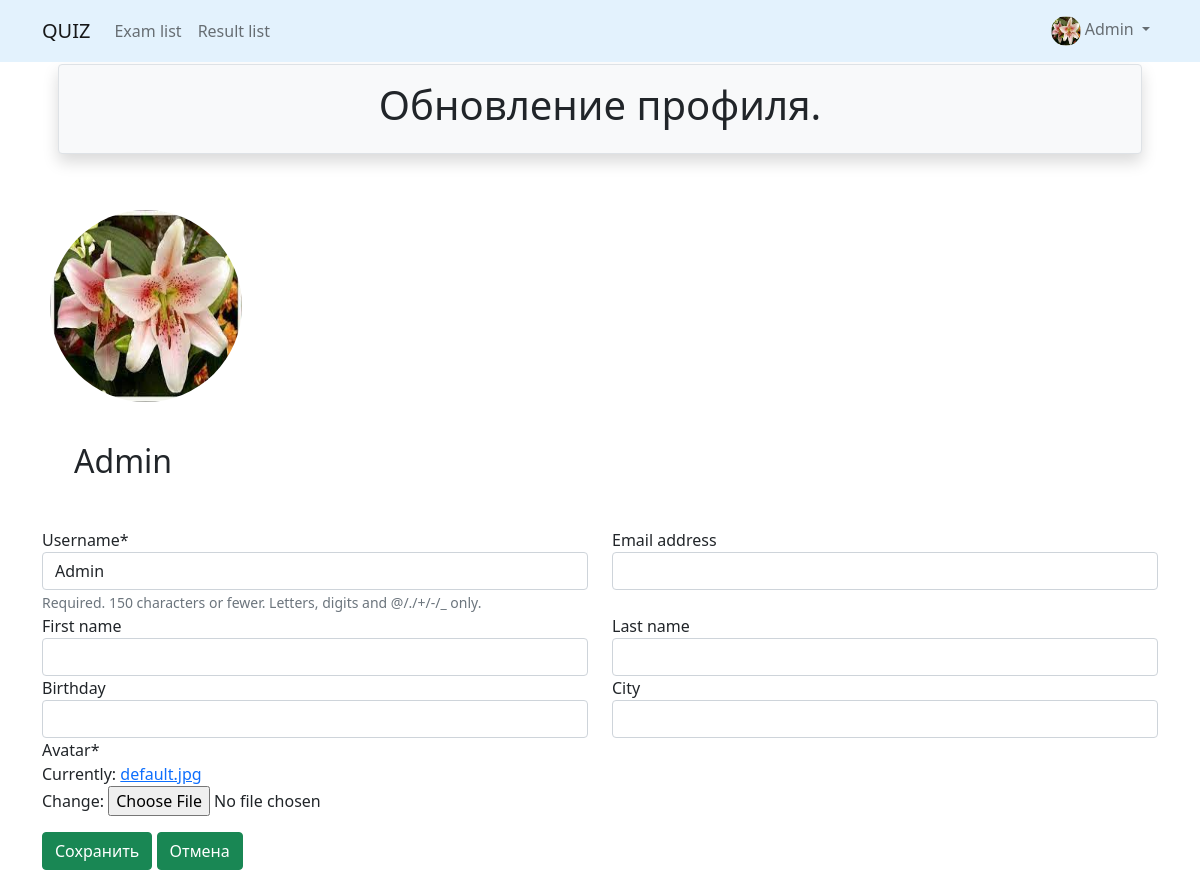
/accounts/profile_change/ (signed in), run on an earlier commit of the app's database.
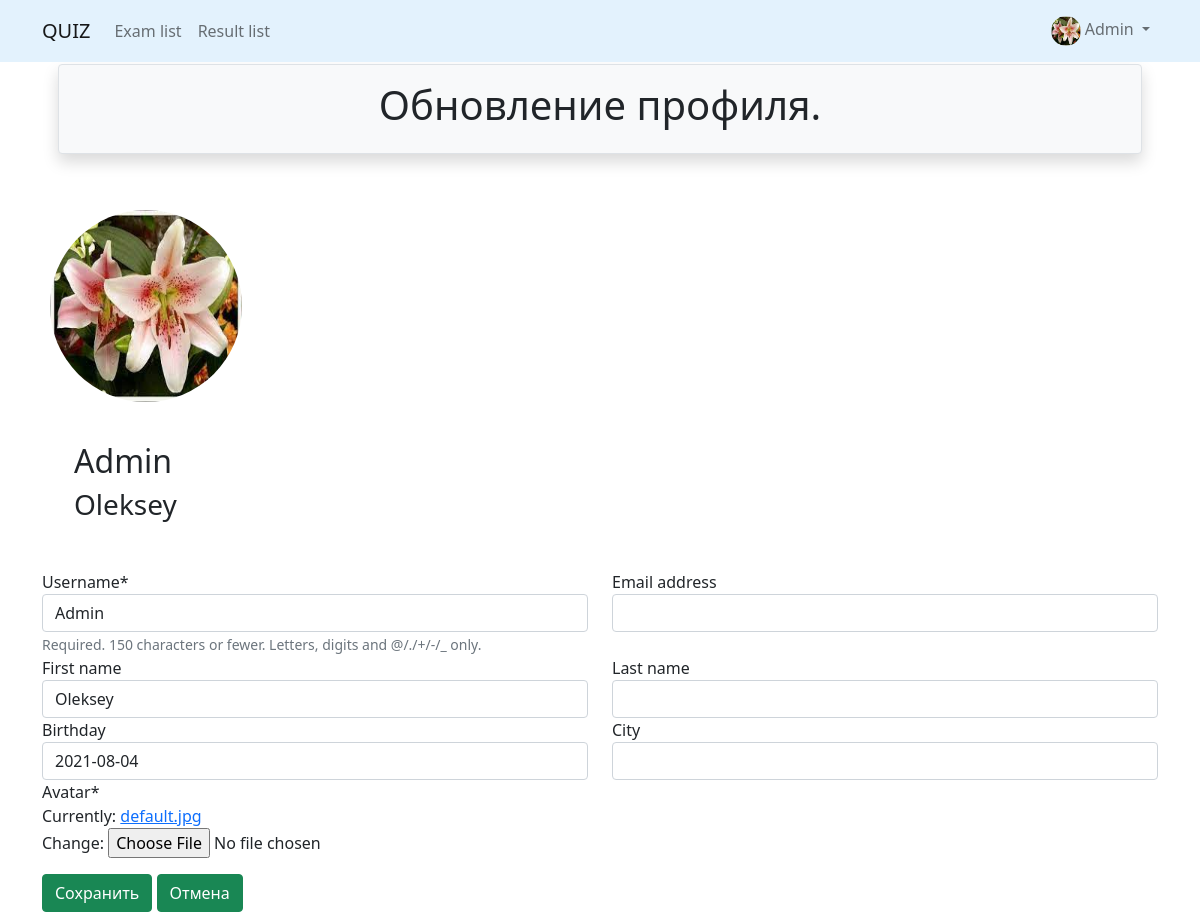
And on a later commit of the database.
### accounts/models.py (models this page shows, shortened)
class CustomUser(AbstractUser):
    is_activated = models.BooleanField(default=True, db_index=True)
    avatar = models.ImageField(upload_to='profile/', default='default.jpg')
    birthday = models.DateField(null=True, blank=True)
    city = models.CharField(max_length=50, null=True, blank=True)
    raiting = models.PositiveSmallIntegerField(null=True, blank=True)
    class Meta(AbstractUser.Meta):
        pass

### accounts/views.py (the view)
# urls.py: path('profile_change/', AccountUpdateProfileView.as_view(), name='profile_change'),
class AccountUpdateProfileView(UpdateView):
    model = get_user_model()
    template_name = 'accounts/profile_update.html'
    success_url = reverse_lazy('accounts:profile')
    form_class = AccountUpdateForm
    def get_object(self, queryset=None):
        return self.request.user

### accounts/forms.py
class AccountUpdateForm(UserChangeForm):
    class Meta:
        model = get_user_model()
        fields = [
            'username',
            'first_name',
            'last_name',
            'email',
            'birthday',
            'city',
            'avatar',
        ]

### accounts/templates/accounts/profile_update.html (shortened to what this page needs)
{% extends 'base.html' %}
{% load crispy_forms_tags %}
{% block header %}
    Обновление профиля.
{% endblock %}
{% block content %}
    <form method="post" enctype="multipart/form-data">
        <div class="media">
            <div class="img-circle.vert">
                <img class="rounded-circle p-1 m-1" width="200" height="200" src="{{ user.avatar.url }}">
            </div>
            <div class="media-body p-3 m-3">
                <h2 class="account-heading">{{ user.username }}</h2>
                <h3 class="account-heading">{{ user.first_name }} {{ user.last_name }}</h3>
            </div>
        </div>
        <div class="row">
            <div class="col-6">
                {{ form.username|as_crispy_field }}
            </div>
            <div class="col-6">
                {{ form.email|as_crispy_field }}
            </div>
        </div>
        <div class="row">
          <div class="col-6">
            {{ form.first_name|as_crispy_field }}
          </div>
          <div class="col-6">
            {{ form.last_name|as_crispy_field }}
          </div>
        </div>
        <div class="row">
          <div class="col-6">
            {{ form.birthday|as_crispy_field }}
          </div>
          <div class="col-6">
             {{ form.city|as_crispy_field }}
          </div>
        </div>
        {{ form.avatar|as_crispy_field }}
        <input class="btn btn-success mt-3" type="submit" value="Сохранить">
        <a class="btn btn-success mt-3" href="{% url 'accounts:profile' %}">Отмена</a>
    </form>
{% endblock %}

### templates/includes/nav_bar.html (shortened to what this page needs)
{% load static %}
<nav class="navbar navbar-light fixed-top navbar-expand-lg font-weight-bold" style="background-color: #e3f2fd;">
  <div class="container">
    <a class="navbar-brand" href="{% url 'index' %}">QUIZ</a>
    <div class="collapse navbar-collapse" id="navbarSupportedContent">
      <ul class="navbar-nav me-auto mb-2 mb-lg-0">
          <li class="nav-item">
              <a class="nav-link" href="{% url 'quizzes:list' %}">Exam list</a>
          </li>
          <li class="nav-item">
              <a class="nav-link" href="{% url 'quizzes:result_list' %}">Result list</a>
          </li>
      </ul>
      <ul class="navbar-nav">
        <li class="nav-item dropdown">
          <a class="nav-link dropdown-toggle" href="#" id="navbarDropdown3" role="button" data-bs-toggle="dropdown" aria-expanded="false">
            {% if user.is_authenticated %}
              <img class="rounded-circle" width="30" height="30" src="{{ user.avatar.url }}" />
              {{ user.username }}
            {% else %}
              <img class="rounded-circle" width="30" height="30" src="{% static 'images/default.png' %}" />
              Кабинет
            {% endif %}
          </a>
        </li>
      </ul>
    </div>
  </div>
</nav>

What changed in the data, as far as the page shows it:
changed CustomUser "Admin": first_name (not shown) → "Oleksey"; birthday (not shown) → "2021-08-04"
